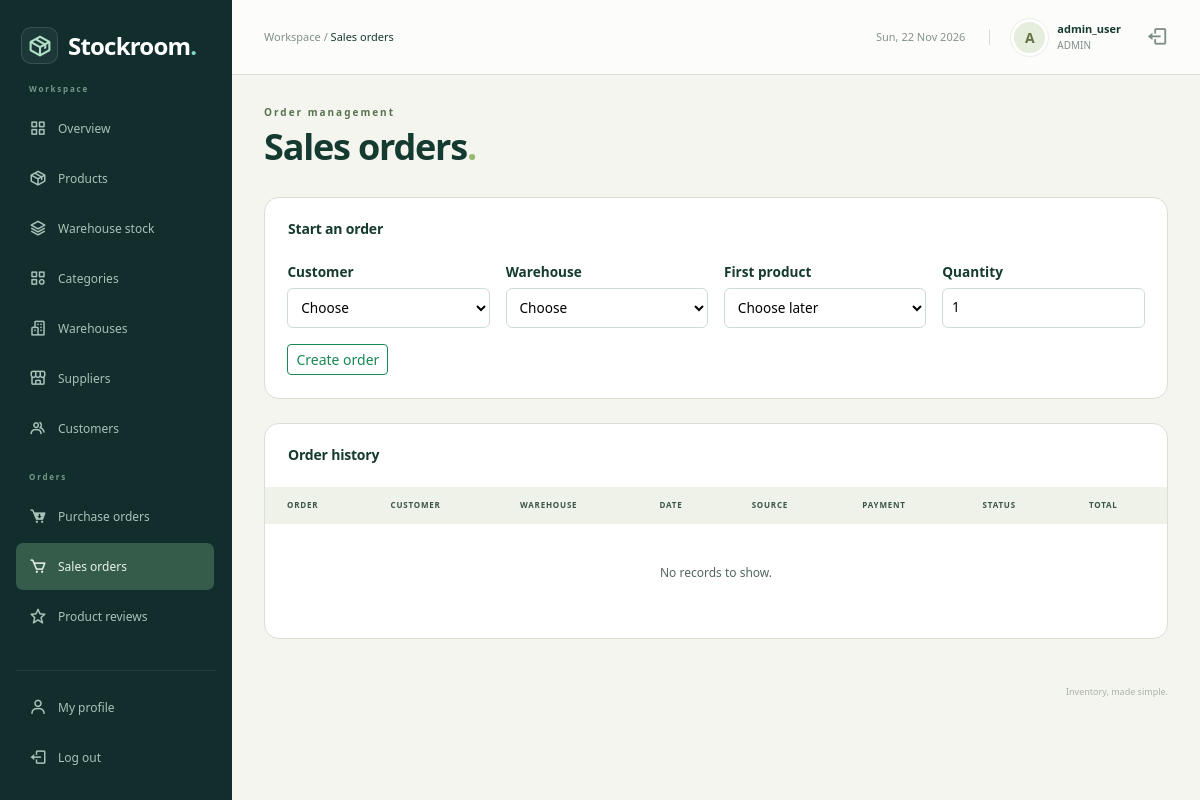
Page /admin/sales_orders.php (signed in) on the committed database.
### tables this page shows
CREATE TABLE `users` (
  `user_id` int NOT NULL,
  `username` varchar(50) NOT NULL,
  `email` varchar(100) NOT NULL,
  `password_hash` varchar(255) NOT NULL,
  `role` enum('ADMIN','MANAGER','STAFF','CUSTOMER') NOT NULL DEFAULT 'STAFF',
  `customer_id` int DEFAULT NULL,
  `is_active` tinyint(1) NOT NULL DEFAULT '1',
  `created_at` timestamp NULL DEFAULT CURRENT_TIMESTAMP
);

### admin/sales_orders.php (called while the page is built, shortened)
<?php
require_once __DIR__ . '/../includes/auth.php';
$pageTitle = 'Sales orders';
$can_prepare = $supervisor;
$is_customer = false;
$order = null;
$status = '';
$editable = false;
if ($can_prepare) {
    if ($order == null) {
        $editable = true;
    } elseif ($status == 'PENDING') {
        $editable = true;
        $can_cancel = true;
    }
}
include '../includes/workspace.php';
include '../templates/sales_orders.php';
include '../includes/end.php';

### includes/auth.php (called while the page is built, shortened)
<?php
require_once __DIR__ . '/../config/db.php';
$user_id = (int) $_SESSION['user_id'];
$sql = "SELECT user_id, username, role, customer_id FROM users WHERE user_id=$user_id AND is_active=1";
$users = mysqli_query($conn, $sql);
$account = mysqli_fetch_assoc($users);

### includes/profile_data.php (called while the page is built, shortened)
<?php
function profile_ensure_table($conn)
{
    $ready = false;
    $found = mysqli_query($conn, "SHOW TABLES LIKE 'user_profiles'");
    if ($found) {
        if (mysqli_num_rows($found) > 0) {
            $ready = true;
        }
    }
    return $ready;
}
function profile_header_info($conn, $user_id)
{
    $info = array('name' => '', 'avatar' => '');
    if (profile_ensure_table($conn) == false) {
        return $info;
    }
    $rows = db_rows($conn, 'SELECT full_name, avatar FROM user_profiles WHERE user_id=' . (int) $user_id);
    return $info;
}
function profile_avatar_url($stored, $prefix = '')
{
    $stored = trim((string) $stored);
    if ($stored == '') {
        return '';
    }
    return $prefix . 'uploads/avatars/' . rawurlencode($stored);
}

### includes/helpers.php (called while the page is built, shortened)
<?php
if (function_exists('db_rows') == false) {
    function db_rows($conn, $sql)
    {
        $rows = array();
        $result = mysqli_query($conn, $sql);
        return $rows;
    }
}

### templates/sales_orders.php (the view, shortened to what this page needs)
<?php
$selected_party = 0;
$selected_warehouse = 0;
?>
<?php if ($editable) { ?>
<section class="surface records-surface"><div class="section-heading"><h2><?php if ($order) {
        echo 'Order details';
    } else {
        echo 'Start an order';
    } ?></h2></div>
<form method="post" class="module-form"><div class="fields">
<?php if ($is_customer == false) { ?><label class="field">Customer<select name="party_id" required><option value="">Choose</option><?php $choices = mysqli_query($conn, "SELECT customer_id id,customer_name label FROM customers ORDER BY label"); ?>
                <?php while ($choice = mysqli_fetch_assoc($choices)) { ?>
                    <option value="<?php echo $choice['id']; ?>" <?php if ($choice['id'] == $selected_party) {
                        echo 'selected';
                    } ?>><?php echo htmlspecialchars($choice['label']); ?></option>
                <?php } ?></select></label><?php } ?>
<label class="field">Warehouse<select name="warehouse_id" required><option value="">Choose</option><?php $choices = mysqli_query($conn, "SELECT warehouse_id id,warehouse_name label FROM warehouses WHERE is_active=1 ORDER BY label"); ?>
                <?php while ($choice = mysqli_fetch_assoc($choices)) { ?>
                    <option value="<?php echo $choice['id']; ?>" <?php if ($choice['id'] == $selected_warehouse) {
                        echo 'selected';
                    } ?>><?php echo htmlspecialchars($choice['label']); ?></option>
                <?php } ?></select></label>
<?php if ($order == null) { ?><label class="field">First product<select name="product_id" ><option value="">Choose later</option><?php $choices = mysqli_query($conn, "SELECT product_id, sku, product_name FROM products WHERE is_active=1 ORDER BY product_name"); ?>
                <?php while ($choice = mysqli_fetch_assoc($choices)) { ?>
                    <option value="<?php echo $choice['product_id']; ?>" <?php if ($choice['product_id'] == $product) {
                        echo 'selected';
                    } ?>><?php echo htmlspecialchars($choice['sku'] . ' / ' . $choice['product_name']); ?></option>
                <?php } ?></select></label>
<label class="field">Quantity<input type="number" min="1" name="quantity" value="1"></label><?php } ?>
</div><div class="actions"><?php if ($order) { ?><button class="btn btn-sm btn-outline-success" name="action" value="header">Save details</button><?php } else { ?><button class="btn btn-sm btn-outline-success" name="action" value="create">Create order</button><?php } ?></div></form></section>
<?php } ?>
<?php if ($order == null) { ?>
<section class="surface records-surface"><div class="section-heading"><h2>Order history</h2></div>
<div class="table-responsive"><table class="table inventory-table records-table">
<thead><tr><th>Order</th><th>Customer</th><th>Warehouse</th><th>Date</th><th>Source</th><th>Payment</th><th>Status</th><th>Total</th></tr></thead>
</table></div>
<?php if (mysqli_num_rows($rows) == 0) { ?><p class="empty-state">No records to show.</p><?php } ?>
</section>
<?php } ?>

### includes/topbar.php (shortened to what this page needs)
<?php
require_once __DIR__ . '/profile_data.php';
$topbar_profile = profile_header_info($conn, (int) $account['user_id']);
$topbar_name = $account['username'];
$topbar_avatar = profile_avatar_url($topbar_profile['avatar'], '../');
?>
<header class="topbar">
    <div class="d-flex align-items-center gap-3">
        <span class="breadcrumb-label">Workspace / <strong><?php echo htmlspecialchars($pageTitle); ?></strong></span>
    </div>
    <div class="topbar-account">
        <span class="topbar-date"><?php echo date('D, d M Y'); ?></span>
        <a class="account-link" href="profile.php" title="My profile">
            <?php if ($topbar_avatar != '') { ?>
            <img class="avatar" style="object-fit:cover" src="<?php echo htmlspecialchars($topbar_avatar); ?>" alt="">
            <?php } else { ?>
            <span class="avatar"><?php echo htmlspecialchars(substr($topbar_name, 0, 1)); ?></span>
            <?php } ?>
            <div><strong><?php echo htmlspecialchars($topbar_name); ?></strong><small><?php echo htmlspecialchars($account['role']); ?></small></div>
        </a>
        <a href="logout.php" class="topbar-logout" aria-label="Log out"><i class="bx bx-log-out" aria-hidden="true"></i></a>
    </div>
</header>

### assets/css/admin.css (style rules this page uses)
:root { --navy: #142c38; --teal: #137e73; --ink: #213640; --muted: #74818b; --line: #e7ecef; }
* { box-sizing: border-box; }
body { margin: 0; font-family: 'Segoe UI', Arial, sans-serif; font-size: 14px; color: var(--ink); background: #f5f7f9; }
a { text-decoration: none; }
button, a, input { -webkit-tap-highlight-color: transparent; }
.topbar { height: 82px; margin-left: 240px; padding: 0 38px; background: #fff; border-bottom: 1px solid var(--line); display: flex; align-items: center; justify-content: space-between; gap: 15px; }
.breadcrumb-label { color: var(--muted); font-size: 13px; }
.breadcrumb-label strong { color: var(--ink); font-weight: 500; }
.topbar-account { display: flex; align-items: center; gap: 11px; }
.topbar-account strong { display: block; font-weight: 600; font-size: 13px; }
.topbar-account small { color: var(--muted); font-size: 11px; display: block; }
.avatar { display: inline-grid; place-items: center; width: 37px; height: 37px; border-radius: 50%; background: #e2f1eb; color: #287864; font-weight: 700; text-transform: uppercase; }
.topbar-logout { color: var(--muted); font-size: 22px; margin-left: 14px; }
.inventory-table { font-size: 12px; margin-bottom: 0; }
.inventory-table thead th { color: #7c8991; font-size: 10px; text-transform: uppercase; letter-spacing: .6px; font-weight: 600; background: #fafbfc; padding: 13px 22px; border-color: var(--line); white-space: nowrap; }

### assets/css/dashboard.css (style rules this page uses)
.workspace-page { --navy: #112e2d; --teal: #278575; --ink: #243c39; --muted: #7f8d89; --line: #e6ebe7; background: #f5f6f3; }
.workspace-page .topbar { margin-left: 232px; height: 75px; padding: 0 32px; background: #ffffffc9; }
.workspace-page .breadcrumb-label { font-size: 11px; }
.topbar-date { color: #83938a; font-size: 11px; padding-right: 24px; border-right: 1px solid var(--line); margin-right: 10px; }
.account-link { display: flex; gap: 9px; align-items: center; color: var(--ink); }
.workspace-page .avatar { background: #e5eddd; color: #617447; border: 3px solid #fff; outline: 1px solid #e9eee7; }
.workspace-page .topbar-account strong { font-size: 11px; }
.workspace-page .topbar-account small { font-size: 10px; }
.surface { background: #fff; border: 1px solid var(--line); border-radius: 12px; min-width: 0; }
.section-heading { display: flex; align-items: center; justify-content: space-between; gap: 15px; padding: 23px 23px 17px; }
.section-heading h2 { font-size: 14px; font-weight: 650; margin: 0 0 7px; letter-spacing: -.2px; }
.workspace-page .inventory-table { font-size: 10px; }
.workspace-page .inventory-table thead th { background: #f8faf6; color: #9aa593; border-color: #edf0e9; font-size: 8px; padding: 12px 22px; letter-spacing: .8px; }
.empty-state { padding: 40px 24px !important; text-align: center; font-size: 12px; color: #84977b; }
.records-table { min-width: 700px; }
.workspace-page .records-table th { font-size: 9px; }
.workspace-page .records-table { width: max-content; min-width: 100%; }
.workspace-page .table-responsive { position: relative; }

### assets/css/modules.css (style rules this page uses)
.records-surface { margin-bottom: 1.5rem; }
.module-form { padding: 0 1.4rem 1.4rem; }
.fields,.metrics,.quick-links { display:grid;grid-template-columns:repeat(auto-fit,minmax(min(100%,190px),1fr));gap:1rem; }
.field { display:grid;align-content:start;gap:.35rem;font-size:.85rem;font-weight:600; }
.field input,.field select,.field textarea,.inline-form input { width:100%;min-width:0;border:1px solid #cedbd2;border-radius:6px;background:white;padding:.55rem; }
.actions,.inline-form { display:flex;align-items:center;flex-wrap:wrap;gap:.65rem; }
.actions { margin-top:1rem; }
.empty-state { padding:1rem 1.4rem;color:#52665d; }
.workspace-page { --ink: #153a30; --line: #d9dfd3; background: #f4f5ef; }
.workspace-page .records-surface { border-radius: 15px; border: 1px solid var(--line); overflow: hidden; }
.workspace-page .records-table thead th { background: #eef2e8; color: #3c5447; }

### rows in the picture
users: username "A", username "admin_user", role "ADMIN"

### other values in the picture
$pageTitle "Sales orders"
$section "Order management"
